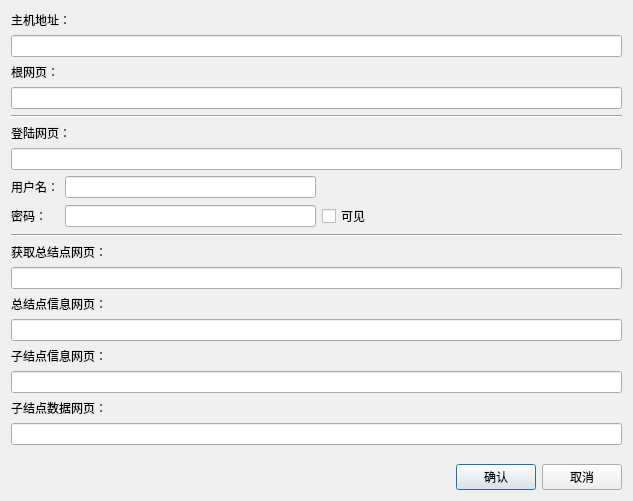
<?xml version="1.0" encoding="UTF-8"?>
<ui version="4.0">
    <class>webSettingDialog</class>
    <widget class="QDialog" name="webSettingDialog">
        <property name="geometry">
            <rect>
                <x>0</x>
                <y>0</y>
                <width>633</width>
                <height>501</height>
            </rect>
        </property>
        <property name="windowTitle">
            <string>网页设置</string>
        </property>
        <property name="locale">
            <locale language="Chinese" country="China"/>
        </property>
        <layout class="QGridLayout" name="gridLayout_2">
            <item row="5" column="0">
                <widget class="QLabel" name="loginUrlLabel">
                    <property name="text">
                        <string>登陆网页：</string>
                    </property>
                </widget>
            </item>
            <item row="16" column="0">
                <widget class="QLineEdit" name="infoUrlInput"/>
            </item>
            <item row="4" column="0">
                <widget class="Line" name="line_2">
                    <property name="orientation">
                        <enum>Qt::Horizontal</enum>
                    </property>
                </widget>
            </item>
            <item row="7" column="0">
                <layout class="QGridLayout" name="gridLayout">
                    <item row="1" column="2">
                        <widget class="QLineEdit" name="pwdInput">
                            <property name="echoMode">
                                <enum>QLineEdit::Password</enum>
                            </property>
                        </widget>
                    </item>
                    <item row="1" column="1">
                        <widget class="QLabel" name="pwdLabel">
                            <property name="text">
                                <string>密码：</string>
                            </property>
                        </widget>
                    </item>
                    <item row="1" column="3">
                        <widget class="QCheckBox" name="pwdCheckBox">
                            <property name="text">
                                <string>可见</string>
                            </property>
                        </widget>
                    </item>
                    <item row="0" column="2">
                        <widget class="QLineEdit" name="userInpput"/>
                    </item>
                    <item row="1" column="4">
                        <spacer name="horizontalSpacer">
                            <property name="orientation">
                                <enum>Qt::Horizontal</enum>
                            </property>
                            <property name="sizeHint" stdset="0">
                                <size>
                                    <width>40</width>
                                    <height>20</height>
                                </size>
                            </property>
                        </spacer>
                    </item>
                    <item row="0" column="1">
                        <widget class="QLabel" name="userLabel">
                            <property name="text">
                                <string>用户名：</string>
                            </property>
                        </widget>
                    </item>
                </layout>
            </item>
            <item row="0" column="0">
                <widget class="QLabel" name="hostLabel">
                    <property name="text">
                        <string>主机地址：</string>
                    </property>
                </widget>
            </item>
            <item row="12" column="0">
                <widget class="QLineEdit" name="parentTreeUrlInput"/>
            </item>
            <item row="6" column="0">
                <widget class="QLineEdit" name="loginUrlInput"/>
            </item>
            <item row="2" column="0">
                <widget class="QLabel" name="homeUrlLabel">
                    <property name="text">
                        <string>根网页：</string>
                    </property>
                </widget>
            </item>
            <item row="14" column="0">
                <widget class="QLineEdit" name="childTreeUrlInput"/>
            </item>
            <item row="18" column="0">
                <layout class="QHBoxLayout" name="horizontalLayout_2">
                    <item>
                        <spacer name="horizontalSpacer_4">
                            <property name="orientation">
                                <enum>Qt::Horizontal</enum>
                            </property>
                            <property name="sizeHint" stdset="0">
                                <size>
                                    <width>40</width>
                                    <height>20</height>
                                </size>
                            </property>
                        </spacer>
                    </item>
                    <item>
                        <widget class="QPushButton" name="OK">
                            <property name="mouseTracking">
                                <bool>true</bool>
                            </property>
                            <property name="autoFillBackground">
                                <bool>false</bool>
                            </property>
                            <property name="styleSheet">
                                <string notr="true"/>
                            </property>
                            <property name="text">
                                <string>确认</string>
                            </property>
                            <property name="checkable">
                                <bool>false</bool>
                            </property>
                            <property name="default">
                                <bool>true</bool>
                            </property>
                            <property name="flat">
                                <bool>false</bool>
                            </property>
                        </widget>
                    </item>
                    <item>
                        <widget class="QPushButton" name="cancel">
                            <property name="text">
                                <string>取消</string>
                            </property>
                        </widget>
                    </item>
                </layout>
            </item>
            <item row="3" column="0">
                <widget class="QLineEdit" name="homeUrlInput"/>
            </item>
            <item row="8" column="0">
                <widget class="Line" name="line">
                    <property name="orientation">
                        <enum>Qt::Horizontal</enum>
                    </property>
                </widget>
            </item>
            <item row="11" column="0">
                <widget class="QLabel" name="parentTreeUrlLabel">
                    <property name="text">
                        <string>总结点信息网页：</string>
                    </property>
                </widget>
            </item>
            <item row="13" column="0">
                <widget class="QLabel" name="childTreeUrlLabel">
                    <property name="text">
                        <string>子结点信息网页：</string>
                    </property>
                </widget>
            </item>
            <item row="17" column="0">
                <spacer name="verticalSpacer">
                    <property name="orientation">
                        <enum>Qt::Vertical</enum>
                    </property>
                    <property name="sizeHint" stdset="0">
                        <size>
                            <width>20</width>
                            <height>10</height>
                        </size>
                    </property>
                </spacer>
            </item>
            <item row="15" column="0">
                <widget class="QLabel" name="infoUrlLabel">
                    <property name="text">
                        <string>子结点数据网页：</string>
                    </property>
                </widget>
            </item>
            <item row="1" column="0">
                <widget class="QLineEdit" name="hostInput"/>
            </item>
            <item row="9" column="0">
                <widget class="QLabel" name="showMainPageLabel">
                    <property name="text">
                        <string>获取总结点网页：</string>
                    </property>
                </widget>
            </item>
            <item row="10" column="0">
                <widget class="QLineEdit" name="showMainPageInput"/>
            </item>
        </layout>
    </widget>
    <tabstops>
        <tabstop>homeUrlInput</tabstop>
        <tabstop>loginUrlInput</tabstop>
        <tabstop>userInpput</tabstop>
        <tabstop>pwdInput</tabstop>
        <tabstop>pwdCheckBox</tabstop>
        <tabstop>parentTreeUrlInput</tabstop>
        <tabstop>childTreeUrlInput</tabstop>
        <tabstop>infoUrlInput</tabstop>
        <tabstop>OK</tabstop>
        <tabstop>cancel</tabstop>
    </tabstops>
    <resources/>
    <connections>
        <connection>
            <sender>cancel</sender>
            <signal>clicked()</signal>
            <receiver>webSettingDialog</receiver>
            <slot>reject()</slot>
            <hints>
                <hint type="sourcelabel">
                    <x>686</x>
                    <y>369</y>
                </hint>
                <hint type="destinationlabel">
                    <x>710</x>
                    <y>336</y>
                </hint>
            </hints>
        </connection>
    </connections>
</ui>
